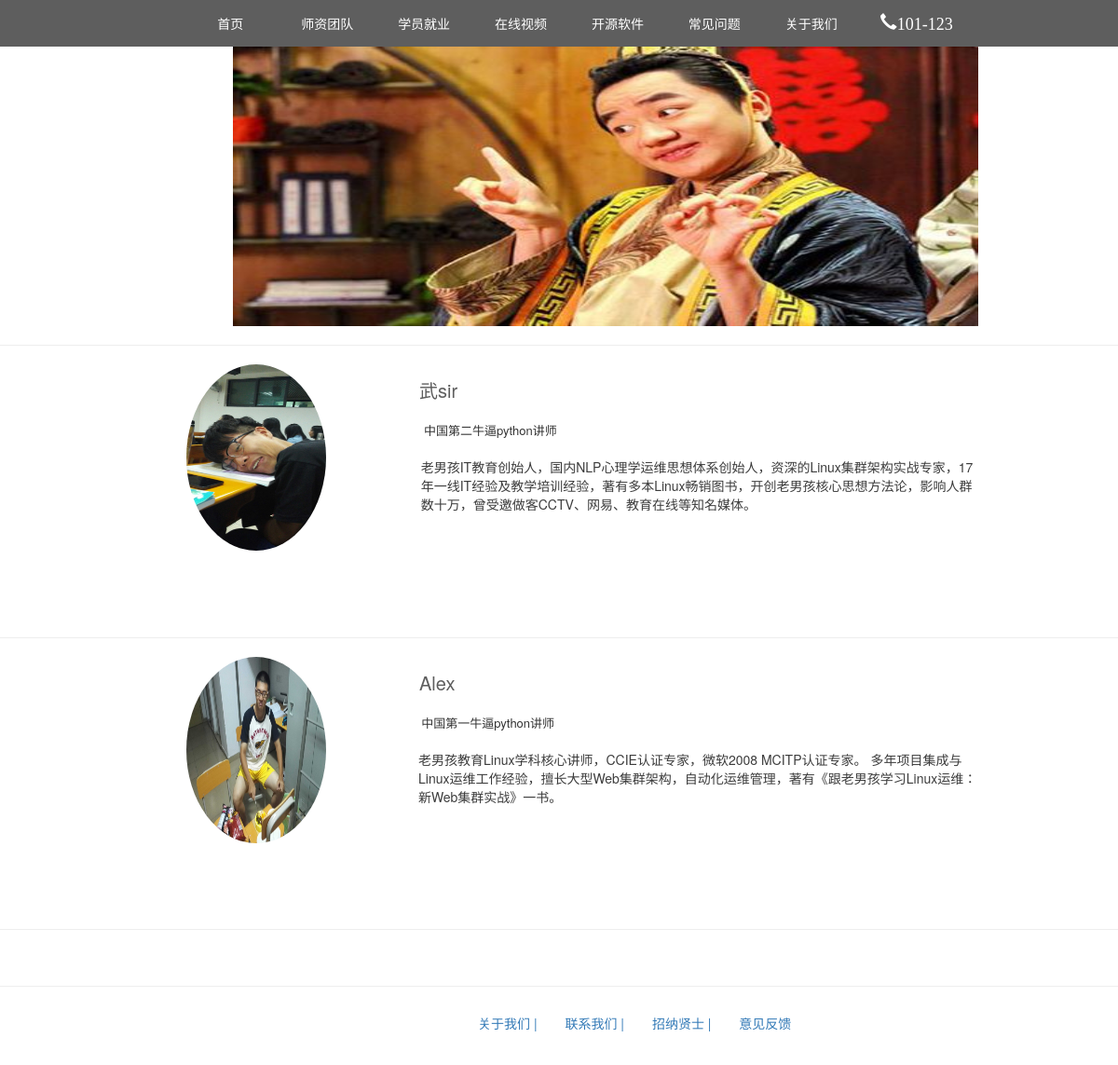
The app's page /teacher.html/ with its own data.
### app01/models.py (models this page shows, shortened)
class Teacher(models.Model):
    status_choice = (
        (0, '上线'),
        (1, '下线'),
    )
    status = models.IntegerField(choices=status_choice, default=1, verbose_name='状态')
    name = models.CharField(max_length=32,verbose_name='名字')
    img = models.ImageField(verbose_name='头像', upload_to='./static/pic')
    summary = models.CharField(max_length=64,verbose_name='摘要')
    detail = models.CharField(max_length=256,verbose_name='详细')
    class Meta:
        db_table = 'teacher'
        verbose_name = '教师'

### app01/views.py (the view)
# urls.py: path('teacher.html/', views.teacher),
def teacher(request):
    tea_list = models.Teacher.objects.all()
    return render(
        request,
        'teacher.html',
        {'tea_list':tea_list}
    )

### templates/teacher.html
{% extends 'base.html' %}
{% load staticfiles %}
{% block header %}
    <link rel="stylesheet" href="{% static 'css/teacher.css' %}">
    <link rel="stylesheet" href="{% static "plugs/font-awesome-4.7.0/css/font-awesome.min.css" %}">
    <img src="{% static 'imag/4.jpg' %}">
    <hr>
    <div>
        {% for i in tea_list %}
            {% if not i.status %}
                <img src="/{{ i.img }}" class="img-circle">
                <p class="name">{{ i.name }}</p>
                <p class="sum">{{ i.summary }}</p>
                <p class="del">{{ i.detail }}</p>
                <hr>
            {% endif %}
        {% endfor %}
    </div>
{% endblock %}

### static/css/base.css (style rules this page uses)
* { padding: 0; margin: 0; }

### static/css/teacher.css (style rules this page uses)
img { position: relative; left: 250px; width: 800px; height: 300px; }
.img-circle { position: relative; display: block; left: 200px; width: 150px; height: 200px; }
.name { position: relative; display: inline-block; left: 450px; top: -220px; font-size: 20px; color: #5e5e5e; }
.sum { position: relative; display: inline-block; left: 410px; top: -180px; font-size: small; }
.del { position: relative; display: inline-block; width: 600px; left: 260px; top: -100px; color: #3c3c3c; }

### records on screen
Teacher: img (picture), name "武sir", summary "中国第二牛逼python讲师", detail "老男孩IT教育创始人，国内NLP心理学运维思想体系创始人，资深的Linux集群架构实战专家，17年一线IT经验及教学培训经验，著有多本Linux畅销图书，开创老男孩核心思想方法论，影响人群数十万，曾受邀做客CCTV、网易、教育在线等知名媒体。"
Teacher: img (picture), name "Alex", summary "中国第一牛逼python讲师", detail "老男孩教育Linux学科核心讲师，CCIE认证专家，微软2008 MCITP认证专家。 多年项目集成与Linux运维工作经验，擅长大型Web集群架构，自动化运维管理，著有《跟老男孩学习Linux运维：新Web集群实战》一书。"
